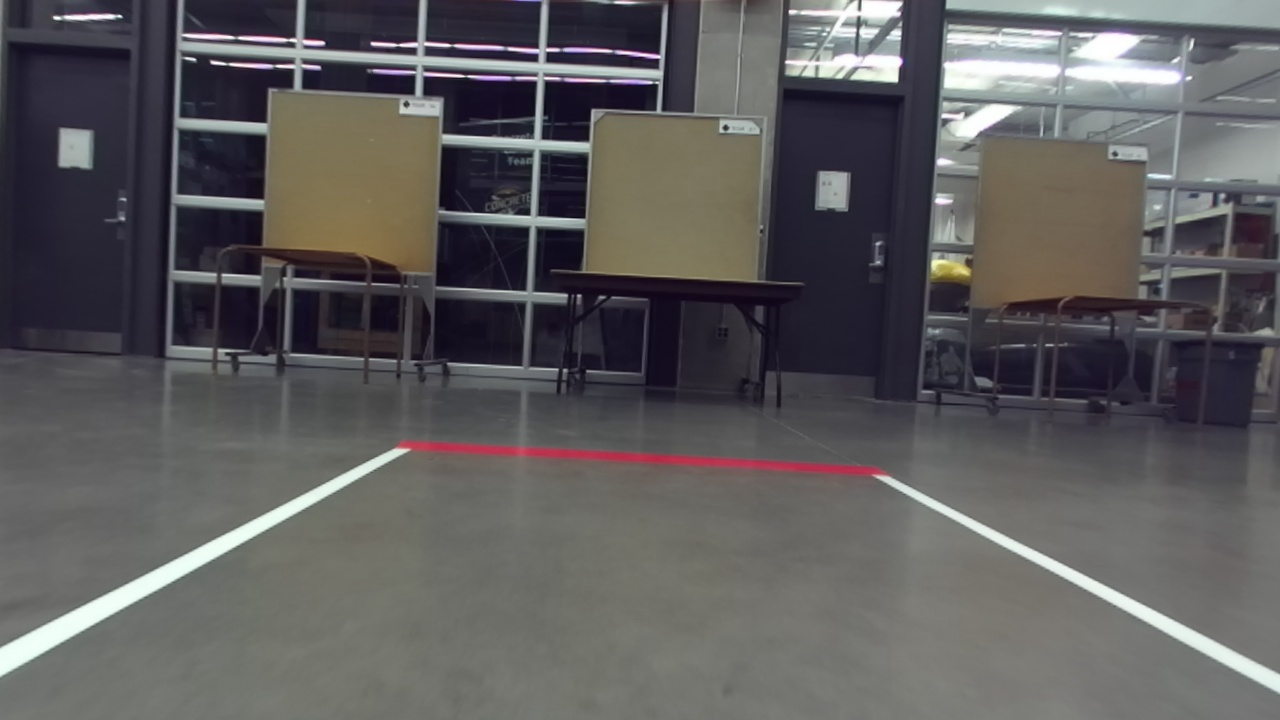
#> input picture Tools/images/image1.jpg, 1280 x 720 px
$ jupyter execute 'Hough Lines.ipynb'   (Python 2 division)
#> lines starting #> are read from the running program, lines starting #| are printed output that depends on the picture; after the words box and inside, x2 and y2 are one past the last pixel; in counts of white or black regions, pixels touching at a corner belong together
   ### Hough Lines

**cv2.HoughLines**(binarized/thresholded image, 𝜌 accuracy, 𝜃 accuracy, threshold)

[cell 1]
import cv2
import numpy as np

image = cv2.imread('images/image1.jpg')
#> image is the input picture: shape (720, 1280, 3); mean B, G, R 92.7, 91.8, 93.5

# Grayscale and Canny Edges extracted
gray = cv2.cvtColor(image, cv2.COLOR_BGR2GRAY)
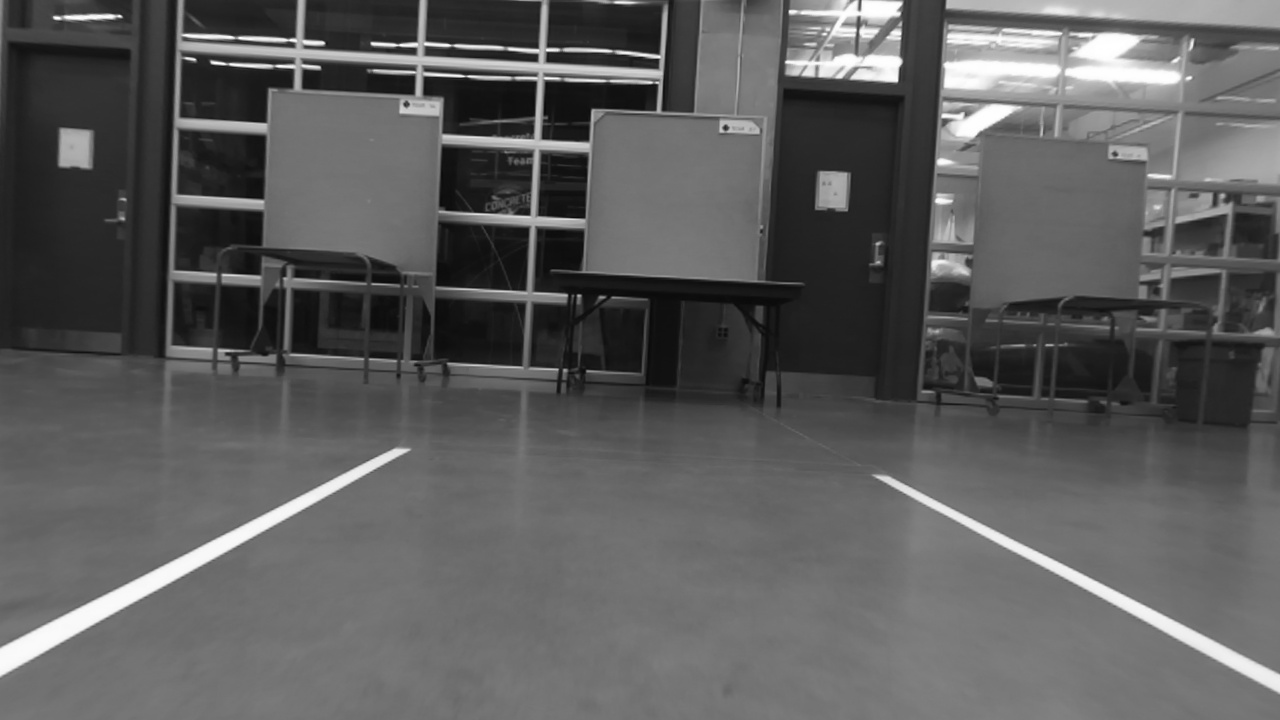
#> gray: shape (720, 1280); min 9, max 255, mean 92.4
edges = cv2.Canny(gray, 100, 170, apertureSize = 3)
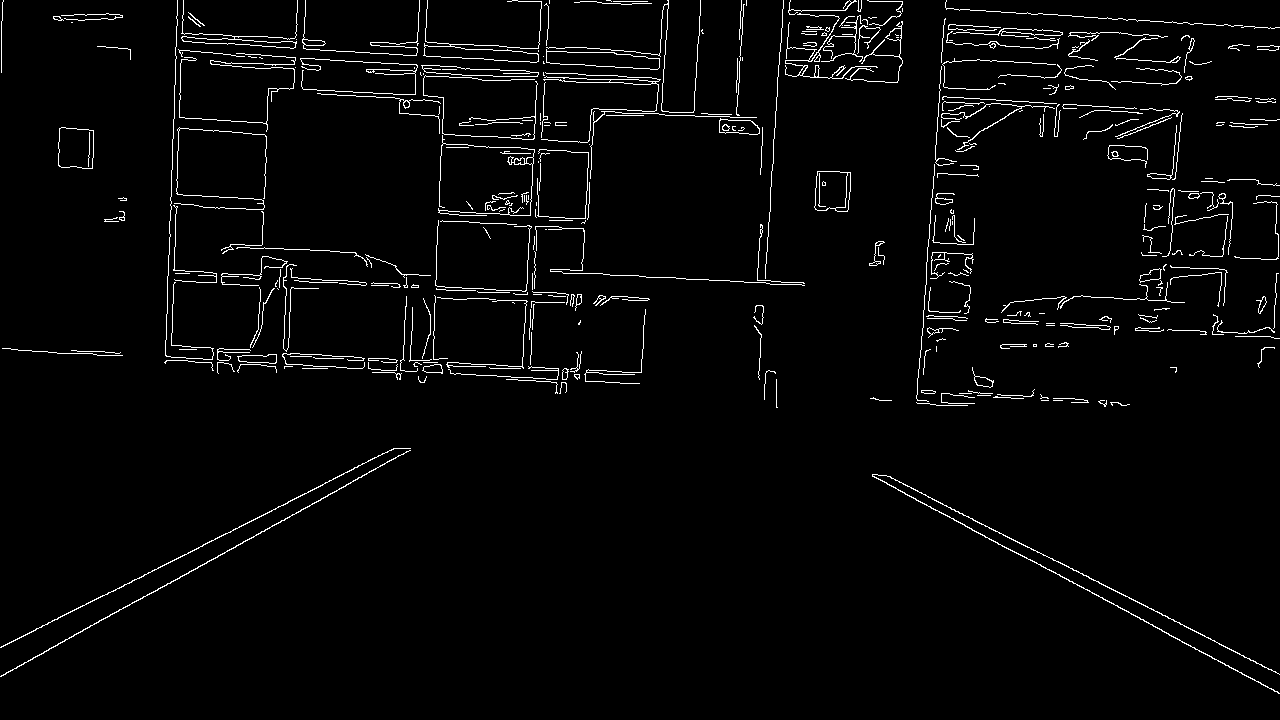
#> edges: shape (720, 1280); 2.8% white in thin lines or dots

# Run HoughLines using a rho accuracy of 1 pixel
# theta accuracy of np.pi / 180 which is 1 degree
# 200 (number of points on line)
lines = cv2.HoughLines(edges, 1, np.pi / 180, 200)
#> lines = 21 rows, first 8: [591, 1.06], [11, 2.06], [577, 1.1], [20, 2.04], [349, 1.62], [177, 0.0349], [943, 0.0698], [183, 0.0349]

# Iterate through each line and convert it to the format
# required by cv.lines (i.e. requiring end points)
for rho, theta in lines[0]:
    a = np.cos(theta)
    b = np.sin(theta)
    x0 = a * rho
    y0 = b * rho
    x1 = int(x0 + 1000 * (-b))
    y1 = int(y0 + 1000 * (a))
    x2 = int(x0 - 1000 * (-b))
    y2 = int(y0 - 1000 * (a))
    cv2.line(image, (x1, y1), (x2, y2), (255, 0, 0), 2)
#> this loop made 1 pass
#> (rho, theta, a, b, x0, y0, x1, y1) on pass 1: (591, 1.06, 0.485, 0.875, 286.5, 516.9, -588, 1001)
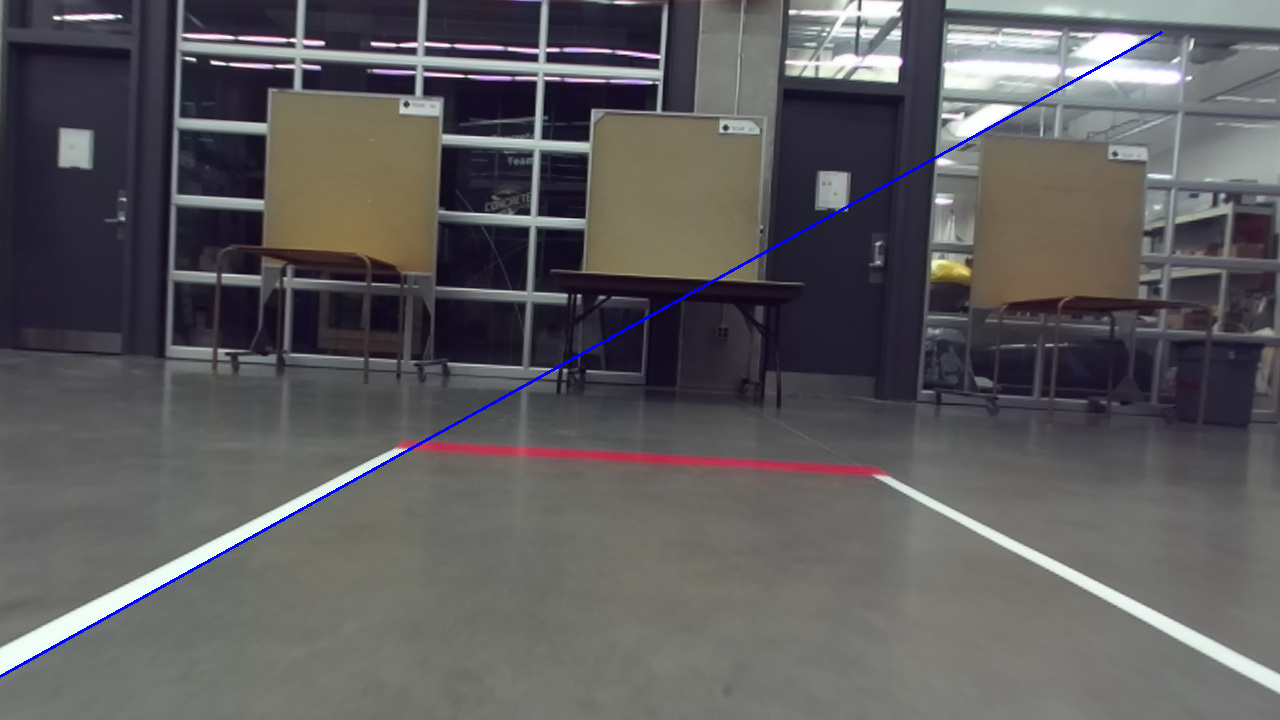
#> image: shape (720, 1280, 3); 0.41% of pixels changed, all inside (x1, y1, x2, y2) = (0, 31, 1163, 678)

cv2.imshow('Hough Lines', image)
cv2.waitKey(0)
cv2.destroyAllWindows()

### Probabilistic Hough Lines

**cv2.HoughLinesP(binarized image, 𝜌 accuracy, 𝜃 accuracy, threshold, minimum line length, max line gap)

[cell 2]
import cv2
import numpy as np

# Grayscale and Canny Edges extracted
image = cv2.imread('images/image1.jpg')
gray = cv2.cvtColor(image, cv2.COLOR_BGR2GRAY)
edges = cv2.Canny(gray, 100, 170, apertureSize = 3)

# Again we use the same rho and theta accuracies
# However, we specific a minimum vote (pts along line) of 100
# and Min line length of 5 pixels and max gap between lines of 10 pixels
lines = cv2.HoughLinesP(edges, 1, np.pi / 180, 200, 5, 10)
#> lines = 62 rows, first 6: [1008, 548, 1055, 573], [68, 638, 91, 625], [244, 541, 280, 521], [9, 643, 36, 629], [915, 499, 928, 506], [134, 602, 156, 590]
print lines.shape
#| (62, 1, 4)

for x1, y1, x2, y2 in lines[0]:
    cv2.line(image, (x1, y1), (x2, y2),(0, 255, 0), 3)
#> this loop made 1 pass
#> image: shape (720, 1280, 3); 0.03% of pixels changed, all inside (x1, y1, x2, y2) = (1006, 546, 1058, 576)

cv2.imshow('Probabilistic Hough Lines', image)
cv2.waitKey(0)
cv2.destroyAllWindows()
